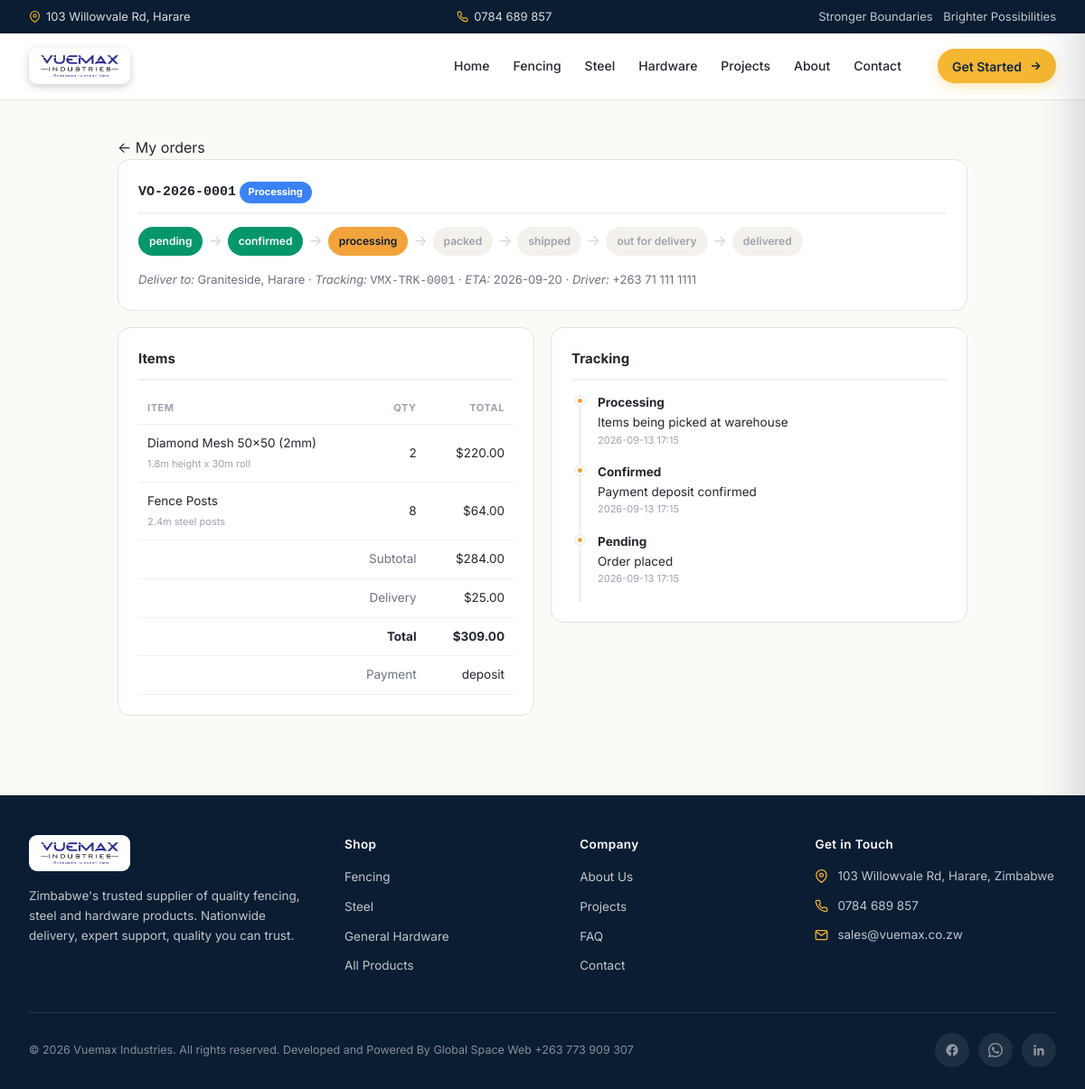
/account/order.php?id=1 (signed in), run on the app's committed database.
### tables this page shows
CREATE TABLE `orders` (
  `id`              INT UNSIGNED NOT NULL AUTO_INCREMENT,
  `order_no`        VARCHAR(40)  NOT NULL,           
  `customer_id`     INT UNSIGNED NOT NULL,
  `quote_id`        INT UNSIGNED DEFAULT NULL,        
  `status`          VARCHAR(30)  NOT NULL DEFAULT 'pending',
   
   
  `payment_status`  VARCHAR(20)  NOT NULL DEFAULT 'unpaid',   
  `subtotal_usd`    DECIMAL(12,2) DEFAULT NULL,
  `delivery_usd`    DECIMAL(10,2) DEFAULT 0.00,
  `total_usd`       DECIMAL(12,2) DEFAULT NULL,
  `delivery_address` VARCHAR(255) DEFAULT NULL,
  `tracking_ref`    VARCHAR(80)   DEFAULT NULL,
  `driver_phone`    VARCHAR(60)   DEFAULT NULL,
  `eta`             DATE          DEFAULT NULL,
  `admin_notes`     TEXT          DEFAULT NULL,        
  `created_at`      TIMESTAMP    NOT NULL DEFAULT CURRENT_TIMESTAMP,
  `updated_at`      TIMESTAMP    NOT NULL DEFAULT CURRENT_TIMESTAMP ON UPDATE CURRENT_TIMESTAMP,
  PRIMARY KEY (`id`),
  UNIQUE KEY `uk_orders_no` (`order_no`),
  KEY `idx_orders_customer` (`customer_id`, `status`),
  KEY `idx_orders_status` (`status`, `created_at`),
  CONSTRAINT `fk_orders_customer` FOREIGN KEY (`customer_id`)
    REFERENCES `customers` (`id`) ON DELETE CASCADE ON UPDATE CASCADE,
  CONSTRAINT `fk_orders_quote` FOREIGN KEY (`quote_id`)
    REFERENCES `quotes` (`id`) ON DELETE SET NULL ON UPDATE CASCADE
);

CREATE TABLE `order_items` (
  `id`          INT UNSIGNED NOT NULL AUTO_INCREMENT,
  `order_id`    INT UNSIGNED NOT NULL,
  `product_id`  INT UNSIGNED DEFAULT NULL,
  `name`        VARCHAR(200) NOT NULL,
  `spec`        VARCHAR(255) DEFAULT NULL,    
  `qty`         DECIMAL(10,2) NOT NULL DEFAULT 1,
  `unit_price`  DECIMAL(12,2) DEFAULT NULL,
  `total`       DECIMAL(12,2) DEFAULT NULL,
  `sort_order`  INT          NOT NULL DEFAULT 0,
  PRIMARY KEY (`id`),
  KEY `idx_order_items_order` (`order_id`, `sort_order`),
  CONSTRAINT `fk_order_items_order` FOREIGN KEY (`order_id`)
    REFERENCES `orders` (`id`) ON DELETE CASCADE ON UPDATE CASCADE
);

CREATE TABLE `order_events` (
  `id`         INT UNSIGNED NOT NULL AUTO_INCREMENT,
  `order_id`   INT UNSIGNED NOT NULL,
  `status`     VARCHAR(30)  NOT NULL,
  `note`       VARCHAR(255) DEFAULT NULL,    
  `is_public`  TINYINT(1)   NOT NULL DEFAULT 1,   
  `created_at` TIMESTAMP    NOT NULL DEFAULT CURRENT_TIMESTAMP,
  PRIMARY KEY (`id`),
  KEY `idx_order_events` (`order_id`, `created_at`),
  CONSTRAINT `fk_order_events` FOREIGN KEY (`order_id`)
    REFERENCES `orders` (`id`) ON DELETE CASCADE ON UPDATE CASCADE
);

### account/order.php (the view, shortened to what this page needs)
<?php
require_once __DIR__ . '/inc.php';
$cust = current_customer();
$id   = (int)($_GET['id'] ?? 0);
$order = $items = $events = null;
if ($pdo && $cust) {
    try {
        $st = $pdo->prepare('SELECT * FROM orders WHERE id=? AND customer_id=?');
        $st->execute([$id, $cust['id']]);
        $order = $st->fetch();
        if ($order) {
            $st = $pdo->prepare('SELECT * FROM order_items WHERE order_id=? ORDER BY sort_order, id');
            $st->execute([$id]); $items = $st->fetchAll();
            $st = $pdo->prepare('SELECT * FROM order_events WHERE order_id=? AND is_public=1 ORDER BY id');
            $st->execute([$id]); $events = $st->fetchAll();
        }
    } catch (Throwable $e) {}
}
$PIPE = ['pending','confirmed','processing','packed','shipped','out_for_delivery','delivered'];
$curIdx = array_search($order['status'], $PIPE, true);
$statusBadge = ['pending'=>'#6B7280','confirmed'=>'#0EA5E9','processing'=>'#3B82F6','packed'=>'#F59E0B','shipped'=>'#3B82F6','out_for_delivery'=>'#0EA5E9','delivered'=>'#059669','cancelled'=>'#111827'];
$active    = 'account';
$base = '../';
require __DIR__ . '/../includes/header.php';
?>
<div class="acct">
    <p><a href="index.php">&larr; My orders</a></p>
    <div class="acct-card">
        <h2><code><?= e($order['order_no']) ?></code>
            <span class="badge" style="background:<?= $statusBadge[$order['status']] ?? '#6B7280' ?>"><?= e(str_replace('_',' ',$order['status'])) ?></span>
        </h2>
        <?php if ($order['status'] !== 'cancelled'): ?>
        <div class="pipe">
        <?php foreach ($PIPE as $i => $s): ?>
            <span class="step <?= $curIdx !== false && $i < $curIdx ? 'done' : ($i === $curIdx ? 'cur' : '') ?>"><?= e(str_replace('_',' ',$s)) ?></span>
            <?= $i < count($PIPE)-1 ? '<span class="arrow">&rarr;</span>' : '' ?>
        <?php endforeach; ?>
        </div>
        <?php else: ?><p>Order cancelled — contact Vuemax with questions.</p><?php endif; ?>
        <div style="margin-top:16px;font-size:13px;color:#6B7280;">
            <?php if ($order['delivery_address']): ?><i>Deliver to:</i> <?= e($order['delivery_address']) ?> · <?php endif; ?>
            <?php if ($order['tracking_ref']): ?><i>Tracking:</i> <code><?= e($order['tracking_ref']) ?></code> · <?php endif; ?>
            <?php if ($order['eta']): ?><i>ETA:</i> <?= e($order['eta']) ?><?php endif; ?>
            <?php if ($order['driver_phone']): ?> · <i>Driver:</i> <?= e($order['driver_phone']) ?><?php endif; ?>
        </div>
    </div>
    <div class="acct-grid">
        <div class="acct-card">
            <h2>Items</h2>
            <table class="acct-table">
                <thead><tr><th>Item</th><th style="text-align:right">Qty</th><th style="text-align:right">Total</th></tr></thead>
                <tbody>
                <?php foreach ($items as $it): ?>
                <tr><td><?= e($it['name']) ?><?= $it['spec'] ? '<br><span style="font-size:11px;color:#9CA3AF">' . e($it['spec']) . '</span>' : '' ?></td>
                    <td style="text-align:right"><?= (float)$it['qty'] ?></td>
                    <td style="text-align:right"><?= $it['total'] !== null ? usd($it['total']) : '—' ?></td></tr>
                <?php endforeach; ?>
                </tbody>
                <tfoot>
                <tr><td colspan="2" style="text-align:right;color:#6B7280">Subtotal</td><td style="text-align:right"><?= usd($order['subtotal_usd'] ?? 0) ?></td></tr>
                <tr><td colspan="2" style="text-align:right;color:#6B7280">Delivery</td><td style="text-align:right"><?= usd($order['delivery_usd'] ?? 0) ?></td></tr>
                <tr><td colspan="2" style="text-align:right;font-weight:700">Total</td><td style="text-align:right;font-weight:700"><?= usd($order['total_usd'] ?? 0) ?></td></tr>
                <tr><td colspan="2" style="text-align:right;color:#6B7280">Payment</td><td style="text-align:right"><?= e($order['payment_status']) ?></td></tr>
                </tfoot>
            </table>
        </div>
        <div class="acct-card">
            <h2>Tracking</h2>
            <div class="tl">
            <?php foreach (array_reverse($events) as $ev): ?>
                <div class="ev">
                    <div class="st"><?= e(str_replace('_',' ',$ev['status'])) ?></div>
                    <?php if ($ev['note']): ?><div><?= e($ev['note']) ?></div><?php endif; ?>
                    <div class="ts"><?= e(substr($ev['created_at'],0,16)) ?></div>
                </div>
            <?php endforeach; ?>
            </div>
        </div>
    </div>
</div>
<?php require __DIR__ . '/../includes/footer.php'; ?>

### includes/header.php (shortened to what this page needs)
<?php
$b = isset($base) ? $base : '';
$active = isset($active) ? $active : '';
function navClass($key, $active) { return $key === $active ? ' class="active"' : ''; }
?>
<!DOCTYPE html>
<html lang="en">
<head>
<link rel="stylesheet" href="<?= $b ?>assets/css/vuemax.css">
</head>
<body>
<div class="topbar">
 <div class="container topbar-inner">
 <span class="topbar-item">
 <svg width="13" height="13" viewBox="0 0 24 24" fill="none" stroke="currentColor" stroke-width="2"><path d="M21 10c0 7-9 13-9 13s-9-6-9-13a9 9 0 0 1 18 0z"/><circle cx="12" cy="10" r="3"/></svg>
 103 Willowvale Rd, Harare
 </span>
 <span class="topbar-item">
 0784 689 857
 </span>
 <span class="topbar-tagline">
 Stronger Boundaries <span class="dash"> </span> Brighter Possibilities
 </span>
 </div>
</div>
<header class="site-header">
 <div class="container header-inner">
 <a href="<?= $b ?>index.php" class="logo">
 <?= logo_mark_html() ?>
 </a>
 <nav class="nav-desktop">
 <a href="<?= $b ?>index.php"<?= navClass('home', $active) ?>>Home</a>
 <a href="<?= $b ?>products.php?category=fencing"<?= navClass('fencing', $active) ?>>Fencing</a>
 <a href="<?= $b ?>products.php?category=steel"<?= navClass('steel', $active) ?>>Steel</a>
 <a href="<?= $b ?>products.php?category=hardware"<?= navClass('hardware', $active) ?>>Hardware</a>
 <a href="<?= $b ?>installations.php"<?= navClass('projects', $active) ?>>Projects</a>
 <a href="<?= $b ?>about.php"<?= navClass('about', $active) ?>>About</a>
 <a href="<?= $b ?>contact.php"<?= navClass('contact', $active) ?>>Contact</a>
 </nav>
 <div class="header-actions">
 <a href="<?= $b ?>calculator.php" class="btn btn-amber btn-pill btn-sm">
 <span class="header-cta-text">Get Started</span>
 <svg width="14" height="14" viewBox="0 0 24 24" fill="none" stroke="currentColor" stroke-width="2.5"><path d="M5 12h14M13 5l7 7-7 7"/></svg>
 </a>
 </div>
 </div>
</header>

### includes/config.php
<?php
$DB_HOST = 'localhost';
$DB_NAME = 'vuemax_db';
$DB_USER = 'root';
$DB_PASS = '';
try {
 $pdo = new PDO(
 "mysql:host={$DB_HOST};dbname={$DB_NAME};charset=utf8mb4",
 $DB_USER,
 $DB_PASS,
 [
 PDO::ATTR_ERRMODE => PDO::ERRMODE_EXCEPTION,
 PDO::ATTR_DEFAULT_FETCH_MODE => PDO::FETCH_ASSOC,
 PDO::ATTR_EMULATE_PREPARES => false,
 ]
 );
} catch (PDOException $e) {
 $pdo = null;
}
function e($s) { return htmlspecialchars((string)$s, ENT_QUOTES, 'UTF-8'); }
function usd($n) { return '$' . number_format((float)$n, 2); }
function site_image($key, $fallback = '') {
 static $map = null;
 global $pdo;
 if ($map === null) {
 $map = [];
 if ($pdo) {
 try {
 foreach ($pdo->query('SELECT img_key, path FROM site_images') as $r) {
 if ($r['path'] !== '') $map[$r['img_key']] = $r['path'];
 }
 } catch (Throwable $e) {  }
 }
 }
 return $map[$key] ?? $fallback;
}
function logo_mark_html() {
 global $base;
 $img = site_image('logo', 'assets/img/logo.png');
 if ($img) {
 $src = ($img && strpos($img, 'http') !== 0) ? ($base ?? '') . $img : $img;
 return '<img class="logo-mark logo-img" src="' . e($src) . '" alt="Vuemax Industries">';
 }
 return '<div class="logo-mark">V</div>';
}

### includes/footer.php (shortened to what this page needs)
<?php
$b = isset($base) ? $base : '';
?>
<footer class="site-footer">
 <div class="container">
 <div class="footer-grid">
 <div class="footer-brand">
 <a href="<?= $b ?>index.php" class="logo">
 <?= logo_mark_html() ?>
 </a>
 <p>Zimbabwe's trusted supplier of quality fencing, steel and hardware products. Nationwide delivery, expert support, quality you can trust.</p>
 </div>
 <div class="footer-col">
 <h4>Shop</h4>
 <ul>
 <li><a href="<?= $b ?>products.php?category=fencing">Fencing</a></li>
 <li><a href="<?= $b ?>products.php?category=steel">Steel</a></li>
 <li><a href="<?= $b ?>products.php?category=hardware">General Hardware</a></li>
 <li><a href="<?= $b ?>products.php">All Products</a></li>
 </ul>
 </div>
 <div class="footer-col">
 <h4>Company</h4>
 <ul>
 <li><a href="<?= $b ?>about.php">About Us</a></li>
 <li><a href="<?= $b ?>installations.php">Projects</a></li>
 <li><a href="<?= $b ?>faq.php">FAQ</a></li>
 <li><a href="<?= $b ?>contact.php">Contact</a></li>
 </ul>
 </div>
 <div class="footer-col">
 <h4>Get in Touch</h4>
 <ul class="footer-contact">
 <li>
 <svg width="15" height="15" viewBox="0 0 24 24" fill="none" stroke="currentColor" stroke-width="2"><path d="M21 10c0 7-9 13-9 13s-9-6-9-13a9 9 0 0 1 18 0z"/><circle cx="12" cy="10" r="3"/></svg>
 <span>103 Willowvale Rd, Harare, Zimbabwe</span>
 </li>
 <li>
 <a href="tel:+263784689857">0784 689 857</a>
 </li>
 <li>
 <svg width="15" height="15" viewBox="0 0 24 24" fill="none" stroke="currentColor" stroke-width="2"><path d="M4 4h16c1.1 0 2 .9 2 2v12c0 1.1-.9 2-2 2H4c-1.1 0-2-.9-2-2V6c0-1.1.9-2 2-2z"/><polyline points="22,6 12,13 2,6"/></svg>
 <a href="mailto:sales@vuemax.co.zw">sales@vuemax.co.zw</a>
 </li>
 </ul>
 </div>
 </div>
 <div class="footer-bottom">
 <div>&copy; <span id="footerYear">2026</span> Vuemax Industries. All rights reserved. Developed and Powered By Global Space Web +263 773 909 307</div>
 <div class="footer-socials">
 <a href="#" aria-label="Facebook">
 <svg width="16" height="16" viewBox="0 0 24 24" fill="currentColor"><path d="M22 12a10 10 0 1 0-11.56 9.88v-6.99H7.9V12h2.54V9.8c0-2.5 1.5-3.89 3.77-3.89 1.09 0 2.24.2 2.24.2v2.46h-1.26c-1.24 0-1.63.77-1.63 1.56V12h2.78l-.45 2.89h-2.33v6.99A10 10 0 0 0 22 12z"/></svg>
 </a>
 <a href="https://wa.me/263784689857" target="_blank" rel="noopener" aria-label="WhatsApp">
 </a>
 <a href="#" aria-label="LinkedIn">
 </a>
 </div>
 </div>
 </div>
</footer>
</body>
</html>

### data on the page
orders: order_no "VO-2026-0001", status "Processing", delivery_address "Graniteside, Harare", tracking_ref "VMX-TRK-0001", eta "2026-09-20", driver_phone "+263 71 111 1111", subtotal_usd "$284.00", delivery_usd "$25.00", total_usd "$309.00", payment_status "deposit"
order_items: name "Diamond Mesh 50x50 (2mm)", spec "1.8m height x 30m roll", qty "2", total "$220.00"
order_items: name "Fence Posts", spec "2.4m steel posts", qty "8", total "$64.00"
order_events: status "Processing", note "Items being picked at warehouse", created_at "2026-09-13 17:15"
order_events: status "Confirmed", note "Payment deposit confirmed", created_at "2026-09-13 17:15"
order_events: status "Pending", note "Order placed", created_at "2026-09-13 17:15"

### other printed values
str_replace('_',' ',$s) "pending"
str_replace('_',' ',$s) "confirmed"
str_replace('_',' ',$s) "processing"
str_replace('_',' ',$s) "packed"
str_replace('_',' ',$s) "shipped"
str_replace('_',' ',$s) "out for delivery"
str_replace('_',' ',$s) "delivered"
